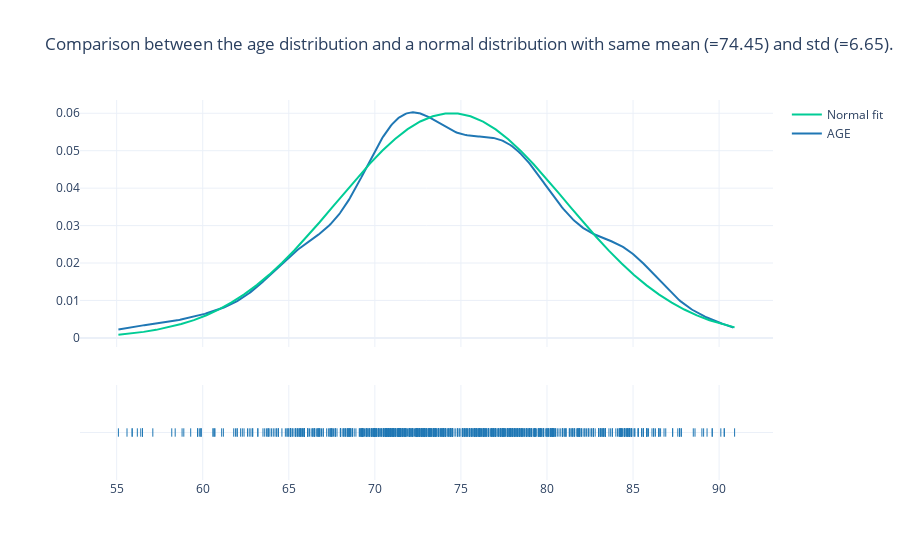

The notebook cell this image was saved under:
### Markdown cell above
We note that the `AGE` variable is distributed very similar to a Gaussian. For this reason, we will

### Code cell
adni.plot_kde_vs_norm()

### Figure 1 — Plotly figure (JSON) as saved in the notebook; plotly's stock layout.template omitted (floating-point values rounded to 4 significant figures; data arrays with more than 128 entries replaced by an {"elided": "..."} marker saying what was removed)
{"data": [{"legendgroup": "AGE", "marker": {"color": "rgb(31, 119, 180)"}, "mode": "lines", "name": "AGE", "showlegend": true, "type": "scatter", "x": {"elided": "500 float values"}, "xaxis": "x", "y": {"elided": "500 float values"}, "yaxis": "y"}, {"legendgroup": "AGE", "marker": {"color": "rgb(31, 119, 180)", "symbol": "line-ns-open"}, "mode": "markers", "name": "AGE", "showlegend": false, "type": "scatter", "x": {"elided": "826 float values"}, "xaxis": "x", "y": {"elided": "826 str values"}, "yaxis": "y2"}, {"name": "Normal fit", "type": "scatter", "x": [55.1, 55.83, 56.56, 57.29, 58.02, 58.75, 59.48, 60.21, 60.94, 61.68, 62.41, 63.14, 63.87, 64.6, 65.33, 66.06, 66.79, 67.52, 68.25, 68.98, 69.71, 70.44, 71.17, 71.9, 72.63, 73.37, 74.1, 74.83, 75.56, 76.29, 77.02, 77.75, 78.48, 79.21, 79.94, 80.67, 81.4, 82.13, 82.86, 83.59, 84.32, 85.06, 85.79, 86.52, 87.25, 87.98, 88.71, 89.44, 90.17, 90.9], "y": [0.0008682, 0.001188, 0.001607, 0.002146, 0.002833, 0.003695, 0.00476, 0.00606, 0.007621, 0.00947, 0.01163, 0.0141, 0.0169, 0.02001, 0.02341, 0.02705, 0.03089, 0.03485, 0.03884, 0.04278, 0.04654, 0.05003, 0.05314, 0.05576, 0.0578, 0.05921, 0.05992, 0.05991, 0.05918, 0.05776, 0.05569, 0.05306, 0.04994, 0.04644, 0.04267, 0.03874, 0.03474, 0.03079, 0.02695, 0.02331, 0.01992, 0.01682, 0.01403, 0.01157, 0.009417, 0.007576, 0.006022, 0.004729, 0.003669, 0.002813]}], "layout": {"barmode": "overlay", "hovermode": "closest", "legend": {"traceorder": "reversed"}, "title": {"text": "Comparison between the age distribution and a normal\ndistribution with same mean (=74.45) and std (=6.65)."}, "xaxis": {"anchor": "y2", "domain": [0, 1], "zeroline": false}, "yaxis": {"anchor": "free", "domain": [0.35, 1], "position": 0}, "yaxis2": {"anchor": "x", "domain": [0, 0.25], "dtick": 1, "showticklabels": false}}}
